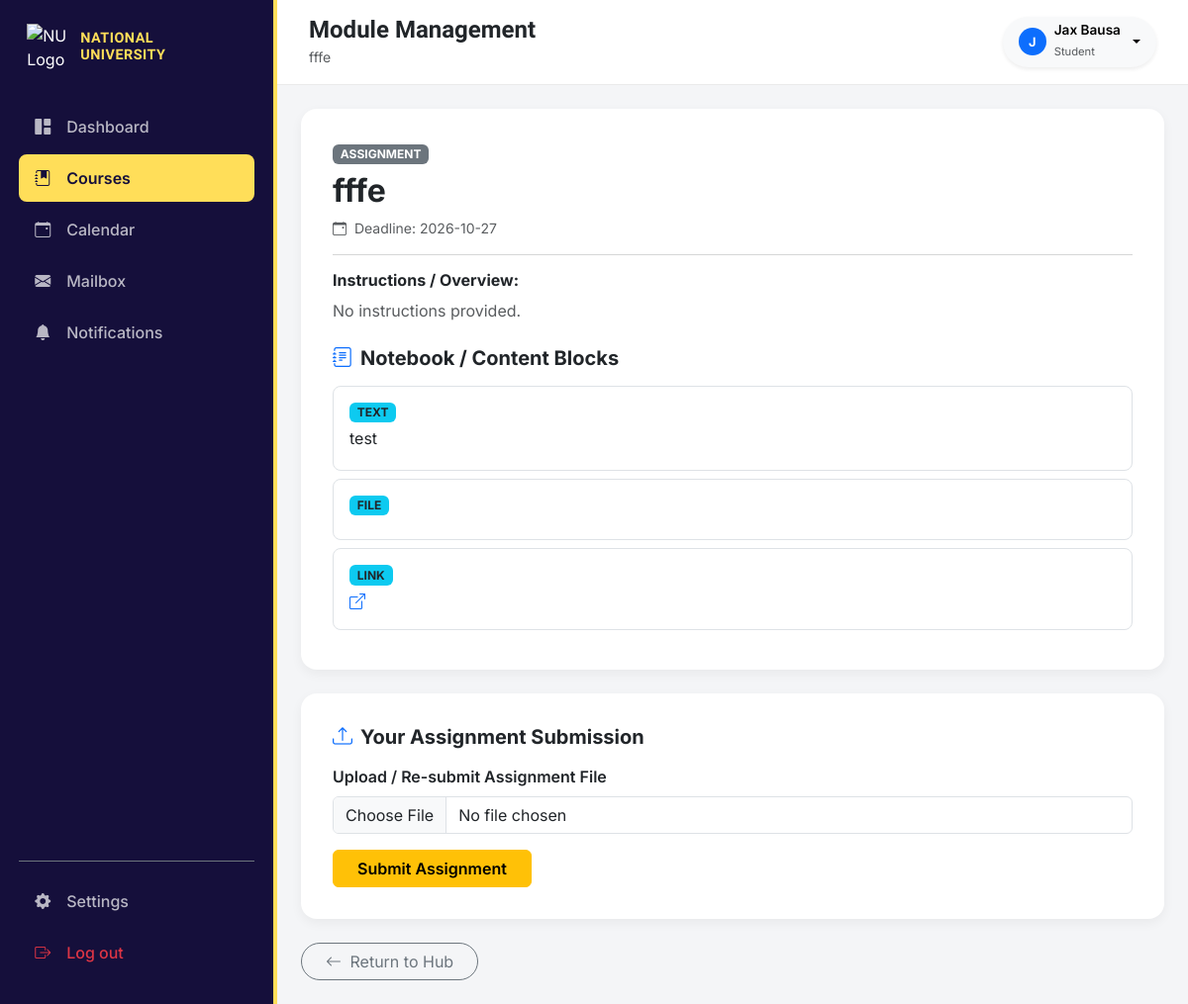
/module_view?id=12 (signed in), run on the app's committed database.
### tables this page shows
CREATE TABLE modules (
                id INTEGER PRIMARY KEY AUTOINCREMENT,
                course_id INTEGER REFERENCES courses(id) ON DELETE CASCADE,
                section_name TEXT DEFAULT 'General',
                title TEXT NOT NULL,
                type TEXT NOT NULL,
                content TEXT,
                due_date TEXT,
                file_path TEXT,
                created_at TIMESTAMP DEFAULT CURRENT_TIMESTAMP
            , time_limit_minutes INTEGER DEFAULT 0, pass_percentage INTEGER DEFAULT 70);

CREATE TABLE users (
                id INTEGER PRIMARY KEY AUTOINCREMENT,
                firstname TEXT NOT NULL,
                lastname TEXT NOT NULL,
                email TEXT UNIQUE NOT NULL,
                password_hash TEXT NOT NULL,
                salt TEXT NOT NULL,
                role TEXT NOT NULL,
                gender TEXT,
                created_at TIMESTAMP DEFAULT CURRENT_TIMESTAMP
            );

CREATE TABLE content_blocks (
                id INTEGER PRIMARY KEY AUTOINCREMENT,
                module_id INTEGER REFERENCES modules(id) ON DELETE CASCADE,
                block_type TEXT NOT NULL,
                block_content TEXT,
                file_name TEXT
            );

### app.py (the view, shortened to what this page needs)
@app.route("/module_view")
def module_view():
    if "user_id" not in session: return redirect(url_for("login"))
    module_id = request.args.get("id")
    user_id = session["user_id"]
    with closing(get_connection()) as conn:
        cursor = conn.cursor()
        cursor.execute("SELECT * FROM users WHERE id = ?", (user_id,))
        current_user = cursor.fetchone()
        cursor.execute("SELECT * FROM modules WHERE id = ?", (module_id,))
        module = cursor.fetchone()
        if not module: return 'Module not found', 404
        if current_user['role'] == 'STUDENT':
            cursor.execute('SELECT 1 FROM enrollments WHERE student_id = ? AND course_id = ?', (user_id, module['course_id']))
            if not cursor.fetchone(): return 'Not enrolled', 403
            allowed, reason = _module_access(cursor, module, user_id)
            if not allowed:
                flash(reason, 'warning')
                return redirect(url_for('course_detail', id=module['course_id']))
        elif current_user['role'] == 'TEACHER':
            if not _course_teacher(cursor, module['course_id']): return 'Unauthorized', 403
        cursor.execute("SELECT * FROM courses WHERE id = ?", (module["course_id"],))
        course = cursor.fetchone()
        cursor.execute("SELECT * FROM quiz_questions WHERE module_id = ?", (module_id,))
        questions = cursor.fetchall()
        cursor.execute("SELECT * FROM content_blocks WHERE module_id = ?", (module_id,))
        content_blocks = cursor.fetchall()
        m_type = (module["type"] or "").upper()
        if current_user["role"] == "STUDENT":
            if m_type in ["QUIZ", "EXAM"] and not questions:
                flash("This assessment is still being prepared by your instructor (no questions added yet).", "warning")
                return redirect(url_for('course_detail', id=module["course_id"]))
            if m_type in ["LESSON", "LECTURE"] and not content_blocks:
                flash("This material is still being prepared by your instructor (no content blocks added yet).", "warning")
                return redirect(url_for('course_detail', id=module["course_id"]))
        cursor.execute("SELECT * FROM student_progress WHERE student_id = ? AND module_id = ?", (user_id, module_id))
        is_completed = cursor.fetchone() is not None
        cursor.execute("SELECT * FROM student_submissions WHERE student_id = ? AND module_id = ?", (user_id, module_id))
        submission = cursor.fetchone()
        student_answers = json.loads(submission["answers_json"]) if submission and submission["answers_json"] else {}
        seconds_left = None
        if current_user['role'] == 'STUDENT' and m_type in ('QUIZ', 'EXAM') and not is_completed:
            questions = list(questions)
            random.Random(f'{user_id}:{module_id}:question-order').shuffle(questions)
        teacher_submissions = []
        cursor.execute("SELECT id FROM modules WHERE course_id = ? AND id > ? ORDER BY id ASC LIMIT 1", (module["course_id"], module_id))
        next_mod = cursor.fetchone()
        next_module_id = next_mod["id"] if next_mod else None
    return render_template("module_view.html", user=current_user, module=module, course=course, questions=questions,
                           content_blocks=content_blocks, next_module_id=next_module_id, is_completed=is_completed,
                           student_answers=student_answers, submission=submission, teacher_submissions=teacher_submissions, seconds_left=seconds_left, grades_posted=bool(course["grades_posted"]))

### app.py (called while the page is built)
def _module_access(cursor, module, student_id):
    return True, ''

### db_models.py (called while the page is built)
def get_connection():
    if DATABASE_URL:
        import psycopg2
        import psycopg2.extras
        conn = psycopg2.connect(DATABASE_URL, cursor_factory=psycopg2.extras.DictCursor)
        return PostgresConnectionWrapper(conn)
    else:
        conn = sqlite3.connect("lms_mock.db")
        conn.row_factory = sqlite3.Row
        return conn

### templates/module_view.html (shortened to what this page needs)
<!DOCTYPE html>
<html lang="en">
<head>
    <link href="https://cdn.jsdelivr.net/npm/bootstrap@5.3.0/dist/css/bootstrap.min.css" rel="stylesheet">
    <link rel="stylesheet" href="https://cdn.jsdelivr.net/npm/bootstrap-icons@1.11.0/font/bootstrap-icons.css">
</head>
<body>
<div class="app-wrapper">
    <div class="sidebar">
        <div>
            <div class="sidebar-brand">
                <img src="https://dboqplvzu03z6.cloudfront.net/web/production/assets/contact-us-28ccf43265607ced3608c2c88d671ec8dbd210613cbb4042c0de3085f8c554f7.webp" alt="NU Logo">
                <div class="brand-text">NATIONAL<br>UNIVERSITY</div>
            </div>
            <div class="nav flex-column">
                <a href="{{ url_for('dashboard') }}" class="nav-link-custom"><i class="bi bi-grid-1x2-fill"></i> Dashboard</a>
                <a href="{{ url_for('courses') }}" class="nav-link-custom active"><i class="bi bi-journal-bookmark-fill"></i> Courses</a>
                <a href="{{ url_for('calendar') }}" class="nav-link-custom"><i class="bi bi-calendar-event"></i> Calendar</a>
                <a href="{{ url_for('mailbox') }}" class="nav-link-custom"><i class="bi bi-envelope-fill"></i> Mailbox</a>
                <a href="{{ url_for('notifications') }}" class="nav-link-custom"><i class="bi bi-bell-fill"></i> Notifications</a>
            </div>
        </div>
        <div class="nav flex-column border-top border-secondary pt-3">
            <a href="{{ url_for('settings') }}" class="nav-link-custom"><i class="bi bi-gear-fill"></i> Settings</a>
            <a href="{{ url_for('logout') }}" class="nav-link-custom text-danger"><i class="bi bi-box-arrow-right"></i> Log out</a>
        </div>
    </div>
    <div class="main-content">
        <div class="top-navbar">
            <div>
                <h4 class="fw-bold mb-0 text-dark" style="font-family: Gantari;">Module Management</h4>
                <small class="text-muted">{{ module.title }}</small>
            </div>
            <div class="dropdown">
                <button class="btn btn-light dropdown-toggle d-flex align-items-center gap-2 rounded-pill px-3 py-1.5 border-0 shadow-sm" type="button" data-bs-toggle="dropdown">
                    <div class="bg-primary text-white rounded-circle d-flex align-items-center justify-content-center fw-bold" style="width: 28px; height: 28px; font-size: 0.8rem;">{{ user.firstname[0] }}</div>
                    <div class="text-start">
                        <span class="d-block fw-semibold" style="font-size: 0.85rem; line-height: 1.1;">{{ user.firstname }} {{ user.lastname }}</span>
                        <span class="text-muted" style="font-size: 0.7rem;">{{ user.role | title }}</span>
                    </div>
                </button>
            </div>
        </div>
        <div class="p-4">
            <div class="card-custom">
                <div class="d-flex justify-content-between align-items-start mb-3">
                    <div>
                        <span class="badge bg-secondary mb-2 text-uppercase">{{ module.type }}</span>
                        <h2 class="fw-bold text-dark">{{ module.title }}</h2>
                        {% if module.due_date %}
                            <p class="text-muted small mb-0"><i class="bi bi-calendar-event me-1"></i> Deadline: {{ module.due_date }}</p>
                        {% endif %}
                    </div>
                </div>
                <hr class="text-muted opacity-25">
                <div class="mb-4">
                    <h6 class="fw-bold text-dark mb-2">Instructions / Overview:</h6>
                    <p class="text-muted mb-0">{{ module.content or 'No instructions provided.' }}</p>
                </div>
                <div class="d-flex justify-content-between align-items-center mb-3">
                    <h5 class="fw-bold text-dark mb-0"><i class="bi bi-journal-text me-2 text-primary"></i>Notebook / Content Blocks</h5>
                </div>
                {% if content_blocks %}
                    <div class="list-group">
                        {% for block in content_blocks %}
                            <div class="list-group-item list-group-item-action p-3 mb-2 rounded-3 border">
                                <div class="d-flex justify-content-between">
                                    <span class="badge bg-info text-dark mb-1">{{ block.block_type }}</span>
                                </div>
                                {% if block.block_type|upper == 'LINK' %}
                                    <a class="d-inline-flex align-items-center gap-2" href="{{ block.block_content }}" target="_blank" rel="noopener noreferrer"><i class="bi bi-box-arrow-up-right"></i> {{ block.block_content }}</a>
                                {% elif block.block_type|upper == 'FILE' and block.file_name %}
                                    <p class="mb-2">{{ block.block_content }}</p>
                                    <a class="btn btn-sm btn-outline-primary" href="{{ url_for('static', filename='uploads/' ~ block.file_name) }}" download><i class="bi bi-download me-1"></i> Download attachment</a>
                                {% else %}
                                    <p class="mb-1 text-dark">{{ block.block_content }}</p>
                                {% endif %}
                            </div>
                        {% endfor %}
                    </div>
                {% else %}
                    <div class="text-center py-4 border border-dashed rounded-3 bg-light">
                        <p class="text-muted mb-0 small">No content blocks added to this module yet.</p>
                    </div>
                {% endif %}
            </div>
            {% if user.role == 'STUDENT' and module.type and module.type | upper == 'ASSIGNMENT' %}
            <div class="card-custom">
                <h5 class="fw-bold text-dark mb-3"><i class="bi bi-upload me-2 text-primary"></i>Your Assignment Submission</h5>
                <form action="{{ url_for('submit_assignment_file') }}" method="POST" enctype="multipart/form-data">
                    <div class="mb-3">
                        <label class="form-label fw-semibold">Upload / Re-submit Assignment File</label>
                        <input type="file" name="assignment_file" class="form-control" required>
                    </div>
                    <button type="submit" class="btn btn-warning fw-semibold px-4">Submit Assignment</button>
                </form>
            </div>
            {% endif %}
            <div class="d-flex justify-content-between mt-4">
                <a href="{{ url_for('course_detail', id=module.course_id) }}" class="btn btn-outline-secondary rounded-pill px-4">
                    <i class="bi bi-arrow-left me-1"></i> Return to Hub
                </a>
            </div>
        </div>
    </div>
</div>
</body>
</html>

### templates/module_view.html (style rules this page uses)
body { background-color: #f4f5f7; font-family: 'Inter', sans-serif; overflow-x: hidden; }
.app-wrapper { display: flex; height: 100vh; width: 100vw; }
.sidebar { width: 280px; background-color: var(--sidebar-bg, #150f3b); color: white; display: flex; flex-direction: column; justify-content: space-between; padding: 1.5rem 1.2rem; border-right: 4px solid var(--sidebar-border, #ffde59); }
.sidebar-brand { display: flex; align-items: center; gap: 12px; margin-bottom: 2rem; padding-left: 0.5rem; }
.sidebar-brand img { width: 42px; height: 48px; object-fit: contain; flex-shrink: 0; }
.brand-text { font-family: 'Gantari', sans-serif; font-weight: 700; font-size: 0.9rem; color: #ffde59; line-height: 1.15; letter-spacing: 0.5px; }
.nav-link-custom { display: flex; align-items: center; gap: 1rem; color: rgba(255,255,255,0.7); padding: 0.75rem 1rem; border-radius: 8px; text-decoration: none; font-weight: 500; margin-bottom: 0.25rem; transition: 0.2s; }
.nav-link-custom:hover, .nav-link-custom.active { background-color: #ffde59; color: #150f3b; font-weight: 600; }
.main-content { flex: 1; display: flex; flex-direction: column; overflow-y: auto; }
.top-navbar { background: white; padding: 1rem 2rem; display: flex; justify-content: space-between; align-items: center; border-bottom: 1px solid #eaeaea; }
.card-custom { background: white; border-radius: 16px; border: none; box-shadow: 0 4px 12px rgba(0,0,0,0.05); padding: 2rem; margin-bottom: 1.5rem; }

### data on the page
modules: title "fffe", type "ASSIGNMENT", due_date "2026-10-27", content "No instructions provided."
users: firstname "J", firstname "Jax", lastname "Bausa", role "Student"
content_blocks: block_type "TEXT", block_content "test"
content_blocks: block_type "FILE"
content_blocks: block_type "LINK"
